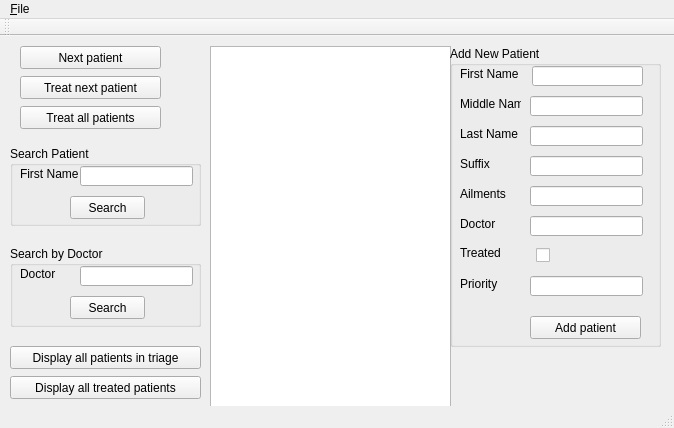
<?xml version="1.0" encoding="UTF-8"?>
<ui version="4.0">
 <class>TriageSystem</class>
 <widget class="QMainWindow" name="TriageSystem">
  <property name="geometry">
   <rect>
    <x>0</x>
    <y>0</y>
    <width>674</width>
    <height>428</height>
   </rect>
  </property>
  <property name="windowTitle">
   <string>TriageSystem</string>
  </property>
  <widget class="QWidget" name="centralWidget">
   <widget class="QPushButton" name="btnTreat">
    <property name="geometry">
     <rect>
      <x>20</x>
      <y>40</y>
      <width>141</width>
      <height>23</height>
     </rect>
    </property>
    <property name="text">
     <string>Treat next patient</string>
    </property>
   </widget>
   <widget class="QPushButton" name="btnTreatAll">
    <property name="geometry">
     <rect>
      <x>20</x>
      <y>70</y>
      <width>141</width>
      <height>23</height>
     </rect>
    </property>
    <property name="text">
     <string>Treat all patients</string>
    </property>
   </widget>
   <widget class="QPlainTextEdit" name="txtConsole">
    <property name="geometry">
     <rect>
      <x>210</x>
      <y>10</y>
      <width>241</width>
      <height>571</height>
     </rect>
    </property>
    <property name="readOnly">
     <bool>true</bool>
    </property>
   </widget>
   <widget class="QPushButton" name="btnNextPatient">
    <property name="geometry">
     <rect>
      <x>20</x>
      <y>10</y>
      <width>141</width>
      <height>23</height>
     </rect>
    </property>
    <property name="layoutDirection">
     <enum>Qt::LeftToRight</enum>
    </property>
    <property name="text">
     <string>Next patient</string>
    </property>
   </widget>
   <widget class="QPushButton" name="btnPrintAllTrage">
    <property name="geometry">
     <rect>
      <x>10</x>
      <y>310</y>
      <width>191</width>
      <height>23</height>
     </rect>
    </property>
    <property name="text">
     <string>Display all patients in triage</string>
    </property>
   </widget>
   <widget class="QPushButton" name="btnPrintAllTreated">
    <property name="geometry">
     <rect>
      <x>10</x>
      <y>340</y>
      <width>191</width>
      <height>23</height>
     </rect>
    </property>
    <property name="text">
     <string>Display all treated patients</string>
    </property>
   </widget>
   <widget class="QGroupBox" name="groupBox">
    <property name="geometry">
     <rect>
      <x>450</x>
      <y>10</y>
      <width>211</width>
      <height>301</height>
     </rect>
    </property>
    <property name="title">
     <string>Add New Patient</string>
    </property>
    <widget class="QLabel" name="label">
     <property name="geometry">
      <rect>
       <x>10</x>
       <y>20</y>
       <width>71</width>
       <height>16</height>
      </rect>
     </property>
     <property name="text">
      <string>First Name</string>
     </property>
    </widget>
    <widget class="QLabel" name="label_2">
     <property name="geometry">
      <rect>
       <x>10</x>
       <y>50</y>
       <width>61</width>
       <height>16</height>
      </rect>
     </property>
     <property name="text">
      <string>Middle Name</string>
     </property>
    </widget>
    <widget class="QLabel" name="label_3">
     <property name="geometry">
      <rect>
       <x>10</x>
       <y>80</y>
       <width>61</width>
       <height>16</height>
      </rect>
     </property>
     <property name="text">
      <string>Last Name</string>
     </property>
    </widget>
    <widget class="QLabel" name="label_4">
     <property name="geometry">
      <rect>
       <x>10</x>
       <y>110</y>
       <width>61</width>
       <height>16</height>
      </rect>
     </property>
     <property name="text">
      <string>Suffix</string>
     </property>
    </widget>
    <widget class="QLabel" name="label_5">
     <property name="geometry">
      <rect>
       <x>10</x>
       <y>140</y>
       <width>61</width>
       <height>16</height>
      </rect>
     </property>
     <property name="text">
      <string>Ailments</string>
     </property>
    </widget>
    <widget class="QLabel" name="label_6">
     <property name="geometry">
      <rect>
       <x>10</x>
       <y>170</y>
       <width>61</width>
       <height>16</height>
      </rect>
     </property>
     <property name="text">
      <string>Doctor</string>
     </property>
    </widget>
    <widget class="QCheckBox" name="cbTreated">
     <property name="geometry">
      <rect>
       <x>80</x>
       <y>199</y>
       <width>20</width>
       <height>21</height>
      </rect>
     </property>
     <property name="layoutDirection">
      <enum>Qt::RightToLeft</enum>
     </property>
     <property name="text">
      <string/>
     </property>
    </widget>
    <widget class="QLabel" name="label_7">
     <property name="geometry">
      <rect>
       <x>10</x>
       <y>230</y>
       <width>61</width>
       <height>16</height>
      </rect>
     </property>
     <property name="text">
      <string>Priority</string>
     </property>
    </widget>
    <widget class="QLineEdit" name="txtFirstName">
     <property name="geometry">
      <rect>
       <x>82</x>
       <y>20</y>
       <width>111</width>
       <height>20</height>
      </rect>
     </property>
     <property name="styleSheet">
      <string notr="true">&lt;color :
background-color: rgb(186, 255, 136);&gt;&lt;/color&gt;</string>
     </property>
    </widget>
    <widget class="QLineEdit" name="txtMidlleName">
     <property name="geometry">
      <rect>
       <x>80</x>
       <y>50</y>
       <width>113</width>
       <height>20</height>
      </rect>
     </property>
    </widget>
    <widget class="QLineEdit" name="txtLastName">
     <property name="geometry">
      <rect>
       <x>80</x>
       <y>80</y>
       <width>113</width>
       <height>20</height>
      </rect>
     </property>
    </widget>
    <widget class="QLineEdit" name="txtSuffix">
     <property name="geometry">
      <rect>
       <x>80</x>
       <y>110</y>
       <width>113</width>
       <height>20</height>
      </rect>
     </property>
    </widget>
    <widget class="QLineEdit" name="txtAliments">
     <property name="geometry">
      <rect>
       <x>80</x>
       <y>140</y>
       <width>113</width>
       <height>20</height>
      </rect>
     </property>
    </widget>
    <widget class="QLineEdit" name="txtDoctor">
     <property name="geometry">
      <rect>
       <x>80</x>
       <y>170</y>
       <width>113</width>
       <height>20</height>
      </rect>
     </property>
    </widget>
    <widget class="QLineEdit" name="txtPriority">
     <property name="geometry">
      <rect>
       <x>80</x>
       <y>230</y>
       <width>113</width>
       <height>20</height>
      </rect>
     </property>
    </widget>
    <widget class="QLabel" name="label_8">
     <property name="geometry">
      <rect>
       <x>10</x>
       <y>200</y>
       <width>47</width>
       <height>13</height>
      </rect>
     </property>
     <property name="text">
      <string>Treated</string>
     </property>
    </widget>
    <widget class="QPushButton" name="btnAddPatient">
     <property name="geometry">
      <rect>
       <x>80</x>
       <y>270</y>
       <width>111</width>
       <height>23</height>
      </rect>
     </property>
     <property name="text">
      <string>Add patient</string>
     </property>
    </widget>
   </widget>
   <widget class="QGroupBox" name="groupBox_2">
    <property name="geometry">
     <rect>
      <x>10</x>
      <y>110</y>
      <width>191</width>
      <height>80</height>
     </rect>
    </property>
    <property name="title">
     <string>Search Patient</string>
    </property>
    <widget class="QLineEdit" name="txtSearchPatient">
     <property name="geometry">
      <rect>
       <x>70</x>
       <y>20</y>
       <width>113</width>
       <height>20</height>
      </rect>
     </property>
    </widget>
    <widget class="QLabel" name="label_9">
     <property name="geometry">
      <rect>
       <x>10</x>
       <y>20</y>
       <width>61</width>
       <height>16</height>
      </rect>
     </property>
     <property name="text">
      <string>First Name</string>
     </property>
    </widget>
    <widget class="QPushButton" name="btnSearchPatient">
     <property name="geometry">
      <rect>
       <x>60</x>
       <y>50</y>
       <width>75</width>
       <height>23</height>
      </rect>
     </property>
     <property name="text">
      <string>Search</string>
     </property>
    </widget>
   </widget>
   <widget class="QGroupBox" name="groupBox_3">
    <property name="geometry">
     <rect>
      <x>10</x>
      <y>210</y>
      <width>191</width>
      <height>81</height>
     </rect>
    </property>
    <property name="title">
     <string>Search by Doctor</string>
    </property>
    <widget class="QLineEdit" name="txtSearchDoctor">
     <property name="geometry">
      <rect>
       <x>70</x>
       <y>20</y>
       <width>113</width>
       <height>20</height>
      </rect>
     </property>
    </widget>
    <widget class="QPushButton" name="btnSearchDoctor">
     <property name="geometry">
      <rect>
       <x>60</x>
       <y>50</y>
       <width>75</width>
       <height>23</height>
      </rect>
     </property>
     <property name="text">
      <string>Search</string>
     </property>
    </widget>
    <widget class="QLabel" name="label_10">
     <property name="geometry">
      <rect>
       <x>10</x>
       <y>20</y>
       <width>61</width>
       <height>16</height>
      </rect>
     </property>
     <property name="text">
      <string>Doctor</string>
     </property>
    </widget>
   </widget>
  </widget>
  <widget class="QMenuBar" name="menuBar">
   <property name="geometry">
    <rect>
     <x>0</x>
     <y>0</y>
     <width>674</width>
     <height>22</height>
    </rect>
   </property>
   <widget class="QMenu" name="menu_File">
    <property name="title">
     <string>&amp;File</string>
    </property>
    <addaction name="menu_import"/>
    <addaction name="menu_save"/>
    <addaction name="separator"/>
    <addaction name="menu_exit"/>
   </widget>
   <addaction name="menu_File"/>
  </widget>
  <widget class="QToolBar" name="mainToolBar">
   <attribute name="toolBarArea">
    <enum>TopToolBarArea</enum>
   </attribute>
   <attribute name="toolBarBreak">
    <bool>false</bool>
   </attribute>
  </widget>
  <widget class="QStatusBar" name="statusBar"/>
  <action name="menu_exit">
   <property name="text">
    <string>&amp;Exit</string>
   </property>
  </action>
  <action name="menu_print_all_treated">
   <property name="text">
    <string>Print all “treated” patients</string>
   </property>
  </action>
  <action name="menu_save">
   <property name="text">
    <string>Export</string>
   </property>
  </action>
  <action name="menu_import">
   <property name="text">
    <string>Import</string>
   </property>
  </action>
  <action name="menu_print_all_patients">
   <property name="text">
    <string>Print all patients in triage</string>
   </property>
  </action>
 </widget>
 <layoutdefault spacing="6" margin="11"/>
 <resources/>
 <connections/>
</ui>
